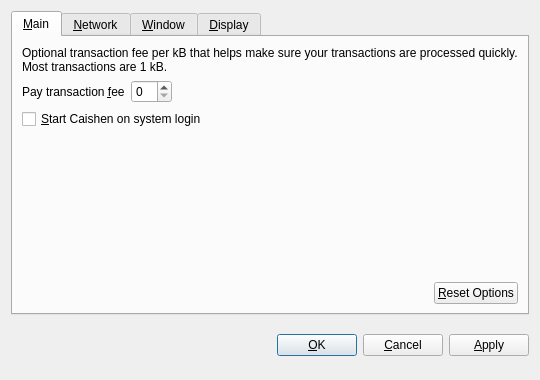
<?xml version="1.0" encoding="UTF-8"?>
<ui version="4.0">
 <class>OptionsDialog</class>
 <widget class="QDialog" name="OptionsDialog">
  <property name="geometry">
   <rect>
    <x>0</x>
    <y>0</y>
    <width>540</width>
    <height>380</height>
   </rect>
  </property>
  <property name="windowTitle">
   <string>Options</string>
  </property>
  <property name="modal">
   <bool>true</bool>
  </property>
  <layout class="QVBoxLayout" name="verticalLayout">
   <item>
    <widget class="QTabWidget" name="tabWidget">
     <property name="tabPosition">
      <enum>QTabWidget::North</enum>
     </property>
     <property name="currentIndex">
      <number>0</number>
     </property>
     <widget class="QWidget" name="tabMain">
      <attribute name="title">
       <string>&amp;Main</string>
      </attribute>
      <layout class="QVBoxLayout" name="verticalLayout_Main">
       <item>
        <widget class="QLabel" name="transactionFeeInfoLabel">
         <property name="text">
          <string>Optional transaction fee per kB that helps make sure your transactions are processed quickly. Most transactions are 1 kB.</string>
         </property>
         <property name="textFormat">
          <enum>Qt::PlainText</enum>
         </property>
         <property name="wordWrap">
          <bool>true</bool>
         </property>
        </widget>
       </item>
       <item>
        <layout class="QHBoxLayout" name="horizontalLayout_1_Main">
         <item>
          <widget class="QLabel" name="transactionFeeLabel">
           <property name="text">
            <string>Pay transaction &amp;fee</string>
           </property>
           <property name="textFormat">
            <enum>Qt::PlainText</enum>
           </property>
           <property name="buddy">
            <cstring>transactionFee</cstring>
           </property>
          </widget>
         </item>
         <item>
          <widget class="BitcoinAmountField" name="transactionFee"/>
         </item>
         <item>
          <spacer name="horizontalSpacer_1_Main">
           <property name="orientation">
            <enum>Qt::Horizontal</enum>
           </property>
           <property name="sizeHint" stdset="0">
            <size>
             <width>40</width>
             <height>20</height>
            </size>
           </property>
          </spacer>
         </item>
        </layout>
       </item>
       <item>
        <widget class="QCheckBox" name="bitcoinAtStartup">
         <property name="toolTip">
          <string>Automatically start Caishen after logging in to the system.</string>
         </property>
         <property name="text">
          <string>&amp;Start Caishen on system login</string>
         </property>
        </widget>
       </item>
       <item>
        <spacer name="verticalSpacer_Main">
         <property name="orientation">
          <enum>Qt::Vertical</enum>
         </property>
         <property name="sizeHint" stdset="0">
          <size>
           <width>20</width>
           <height>40</height>
          </size>
         </property>
        </spacer>
       </item>
       <item>
        <layout class="QHBoxLayout" name="horizontalLayout_2_Main">
         <item>
          <spacer name="horizontalSpacer_2_Main">
           <property name="orientation">
            <enum>Qt::Horizontal</enum>
           </property>
           <property name="sizeHint" stdset="0">
            <size>
             <width>40</width>
             <height>20</height>
            </size>
           </property>
          </spacer>
         </item>
         <item>
          <widget class="QPushButton" name="resetButton">
           <property name="toolTip">
            <string>Reset all client options to default.</string>
           </property>
           <property name="text">
            <string>&amp;Reset Options</string>
           </property>
           <property name="autoDefault">
            <bool>false</bool>
           </property>
          </widget>
         </item>
        </layout>
       </item>
      </layout>
     </widget>
     <widget class="QWidget" name="tabNetwork">
      <attribute name="title">
       <string>&amp;Network</string>
      </attribute>
      <layout class="QVBoxLayout" name="verticalLayout_Network">
       <item>
        <widget class="QCheckBox" name="mapPortUpnp">
         <property name="toolTip">
          <string>Automatically open the Caishen client port on the router. This only works when your router supports UPnP and it is enabled.</string>
         </property>
         <property name="text">
          <string>Map port using &amp;UPnP</string>
         </property>
        </widget>
       </item>
       <item>
        <widget class="QCheckBox" name="connectSocks">
         <property name="toolTip">
          <string>Connect to the Caishen network through a SOCKS proxy (e.g. when connecting through Tor).</string>
         </property>
         <property name="text">
          <string>&amp;Connect through SOCKS proxy:</string>
         </property>
        </widget>
       </item>
       <item>
        <layout class="QHBoxLayout" name="horizontalLayout_Network">
         <item>
          <widget class="QLabel" name="proxyIpLabel">
           <property name="text">
            <string>Proxy &amp;IP:</string>
           </property>
           <property name="textFormat">
            <enum>Qt::PlainText</enum>
           </property>
           <property name="buddy">
            <cstring>proxyIp</cstring>
           </property>
          </widget>
         </item>
         <item>
          <widget class="QValidatedLineEdit" name="proxyIp">
           <property name="maximumSize">
            <size>
             <width>140</width>
             <height>16777215</height>
            </size>
           </property>
           <property name="toolTip">
            <string>IP address of the proxy (e.g. 127.0.0.1)</string>
           </property>
          </widget>
         </item>
         <item>
          <widget class="QLabel" name="proxyPortLabel">
           <property name="text">
            <string>&amp;Port:</string>
           </property>
           <property name="textFormat">
            <enum>Qt::PlainText</enum>
           </property>
           <property name="buddy">
            <cstring>proxyPort</cstring>
           </property>
          </widget>
         </item>
         <item>
          <widget class="QLineEdit" name="proxyPort">
           <property name="maximumSize">
            <size>
             <width>55</width>
             <height>16777215</height>
            </size>
           </property>
           <property name="toolTip">
            <string>Port of the proxy (e.g. 9050)</string>
           </property>
          </widget>
         </item>
         <item>
          <widget class="QLabel" name="socksVersionLabel">
           <property name="text">
            <string>SOCKS &amp;Version:</string>
           </property>
           <property name="textFormat">
            <enum>Qt::PlainText</enum>
           </property>
           <property name="buddy">
            <cstring>socksVersion</cstring>
           </property>
          </widget>
         </item>
         <item>
          <widget class="QValueComboBox" name="socksVersion">
           <property name="toolTip">
            <string>SOCKS version of the proxy (e.g. 5)</string>
           </property>
          </widget>
         </item>
         <item>
          <spacer name="horizontalSpacer_Network">
           <property name="orientation">
            <enum>Qt::Horizontal</enum>
           </property>
           <property name="sizeHint" stdset="0">
            <size>
             <width>40</width>
             <height>20</height>
            </size>
           </property>
          </spacer>
         </item>
        </layout>
       </item>
       <item>
        <spacer name="verticalSpacer_Network">
         <property name="orientation">
          <enum>Qt::Vertical</enum>
         </property>
         <property name="sizeHint" stdset="0">
          <size>
           <width>20</width>
           <height>40</height>
          </size>
         </property>
        </spacer>
       </item>
      </layout>
     </widget>
     <widget class="QWidget" name="tabWindow">
      <attribute name="title">
       <string>&amp;Window</string>
      </attribute>
      <layout class="QVBoxLayout" name="verticalLayout_Window">
       <item>
        <widget class="QCheckBox" name="minimizeToTray">
         <property name="toolTip">
          <string>Show only a tray icon after minimizing the window.</string>
         </property>
         <property name="text">
          <string>&amp;Minimize to the tray instead of the taskbar</string>
         </property>
        </widget>
       </item>
       <item>
        <widget class="QCheckBox" name="minimizeOnClose">
         <property name="toolTip">
          <string>Minimize instead of exit the application when the window is closed. When this option is enabled, the application will be closed only after selecting Quit in the menu.</string>
         </property>
         <property name="text">
          <string>M&amp;inimize on close</string>
         </property>
        </widget>
       </item>
       <item>
        <spacer name="verticalSpacer_Window">
         <property name="orientation">
          <enum>Qt::Vertical</enum>
         </property>
         <property name="sizeHint" stdset="0">
          <size>
           <width>20</width>
           <height>40</height>
          </size>
         </property>
        </spacer>
       </item>
      </layout>
     </widget>
     <widget class="QWidget" name="tabDisplay">
      <attribute name="title">
       <string>&amp;Display</string>
      </attribute>
      <layout class="QVBoxLayout" name="verticalLayout_Display">
       <item>
        <layout class="QHBoxLayout" name="horizontalLayout_1_Display">
         <item>
          <widget class="QLabel" name="langLabel">
           <property name="text">
            <string>User Interface &amp;language:</string>
           </property>
           <property name="textFormat">
            <enum>Qt::PlainText</enum>
           </property>
           <property name="buddy">
            <cstring>lang</cstring>
           </property>
          </widget>
         </item>
         <item>
          <widget class="QValueComboBox" name="lang">
           <property name="toolTip">
            <string>The user interface language can be set here. This setting will take effect after restarting Caishen.</string>
           </property>
          </widget>
         </item>
        </layout>
       </item>
       <item>
        <layout class="QHBoxLayout" name="horizontalLayout_2_Display">
         <item>
          <widget class="QLabel" name="unitLabel">
           <property name="text">
            <string>&amp;Unit to show amounts in:</string>
           </property>
           <property name="textFormat">
            <enum>Qt::PlainText</enum>
           </property>
           <property name="buddy">
            <cstring>unit</cstring>
           </property>
          </widget>
         </item>
         <item>
          <widget class="QValueComboBox" name="unit">
           <property name="toolTip">
            <string>Choose the default subdivision unit to show in the interface and when sending coins.</string>
           </property>
          </widget>
         </item>
        </layout>
       </item>
       <item>
        <widget class="QCheckBox" name="displayAddresses">
         <property name="toolTip">
          <string>Whether to show Caishen addresses in the transaction list or not.</string>
         </property>
         <property name="text">
          <string>&amp;Display addresses in transaction list</string>
         </property>
        </widget>
       </item>
       <item>
        <widget class="QCheckBox" name="coinControlFeatures">
         <property name="toolTip">
          <string>Whether to show coin control features or not.</string>
         </property>
         <property name="text">
          <string>Display coin &amp;control features (experts only!)</string>
         </property>
        </widget>
       </item>
       <item>
        <spacer name="verticalSpacer_Display">
         <property name="orientation">
          <enum>Qt::Vertical</enum>
         </property>
         <property name="sizeHint" stdset="0">
          <size>
           <width>20</width>
           <height>40</height>
          </size>
         </property>
        </spacer>
       </item>
      </layout>
     </widget>
    </widget>
   </item>
   <item>
    <layout class="QHBoxLayout" name="horizontalLayout_Buttons">
     <item>
      <spacer name="horizontalSpacer_1">
       <property name="orientation">
        <enum>Qt::Horizontal</enum>
       </property>
       <property name="sizeHint" stdset="0">
        <size>
         <width>40</width>
         <height>48</height>
        </size>
       </property>
      </spacer>
     </item>
     <item>
      <widget class="QLabel" name="statusLabel">
       <property name="font">
        <font>
         <weight>75</weight>
         <bold>true</bold>
        </font>
       </property>
       <property name="text">
        <string/>
       </property>
       <property name="textFormat">
        <enum>Qt::PlainText</enum>
       </property>
       <property name="wordWrap">
        <bool>true</bool>
       </property>
      </widget>
     </item>
     <item>
      <spacer name="horizontalSpacer_2">
       <property name="orientation">
        <enum>Qt::Horizontal</enum>
       </property>
       <property name="sizeHint" stdset="0">
        <size>
         <width>40</width>
         <height>48</height>
        </size>
       </property>
      </spacer>
     </item>
     <item>
      <widget class="QPushButton" name="okButton">
       <property name="text">
        <string>&amp;OK</string>
       </property>
      </widget>
     </item>
     <item>
      <widget class="QPushButton" name="cancelButton">
       <property name="text">
        <string>&amp;Cancel</string>
       </property>
       <property name="autoDefault">
        <bool>false</bool>
       </property>
      </widget>
     </item>
     <item>
      <widget class="QPushButton" name="applyButton">
       <property name="text">
        <string>&amp;Apply</string>
       </property>
       <property name="autoDefault">
        <bool>false</bool>
       </property>
      </widget>
     </item>
    </layout>
   </item>
  </layout>
 </widget>
 <customwidgets>
  <customwidget>
   <class>BitcoinAmountField</class>
   <extends>QSpinBox</extends>
   <header>bitcoinamountfield.h</header>
  </customwidget>
  <customwidget>
   <class>QValueComboBox</class>
   <extends>QComboBox</extends>
   <header>qvaluecombobox.h</header>
  </customwidget>
  <customwidget>
   <class>QValidatedLineEdit</class>
   <extends>QLineEdit</extends>
   <header>qvalidatedlineedit.h</header>
  </customwidget>
 </customwidgets>
 <resources/>
 <connections/>
</ui>
